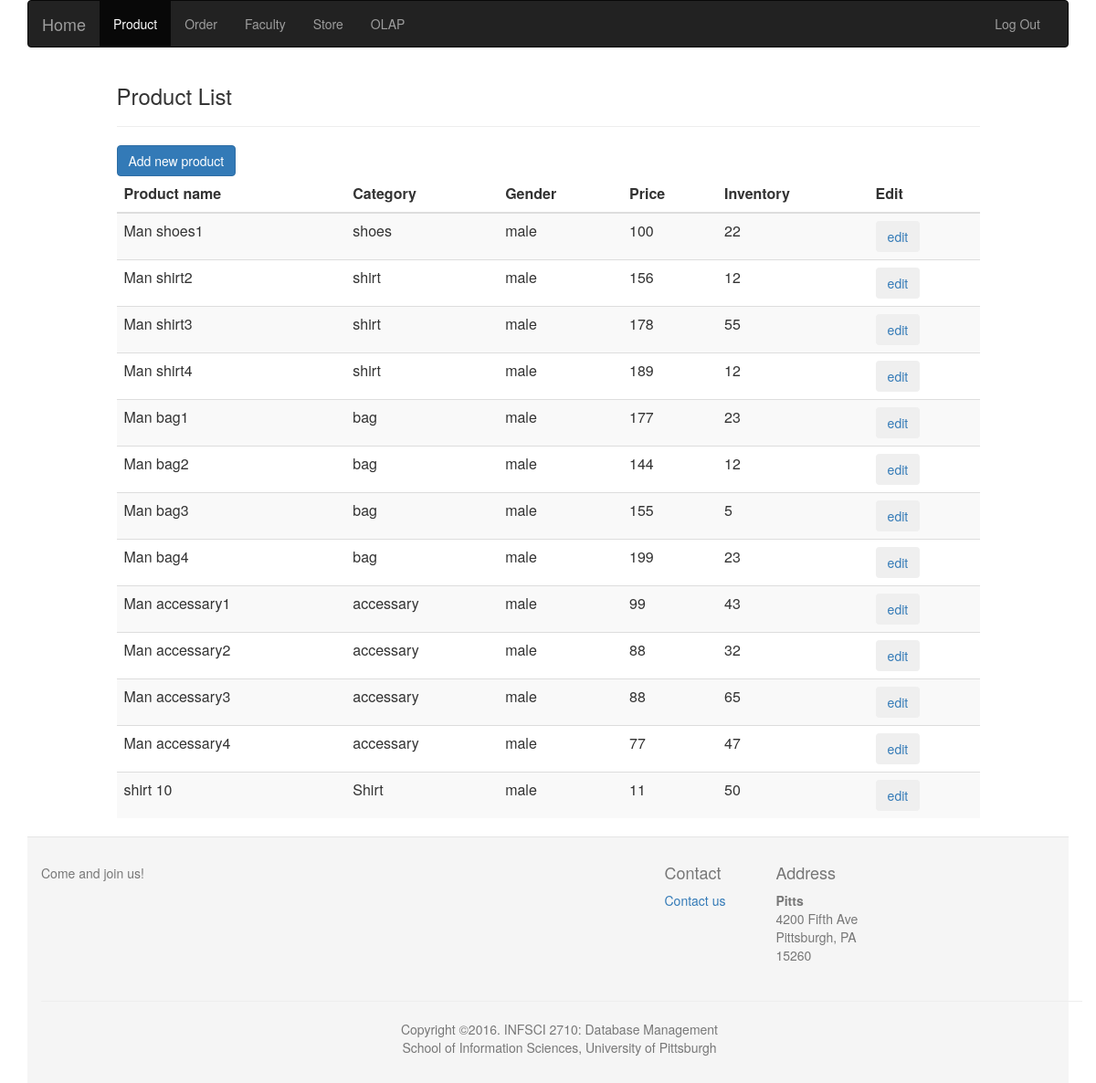
Screenshot of /Backstage_Mongo/Product.php (signed in) with the database file from the repository.
### tables this page shows
CREATE TABLE `product` (
  `ID_Product` int(11) NOT NULL,
  `product_name` varchar(40) DEFAULT NULL,
  `inventory` int(11) DEFAULT NULL,
  `price` float DEFAULT NULL,
  `kind` varchar(40) DEFAULT NULL,
  `gender` varchar(30) NOT NULL,
  `description` varchar(1000) DEFAULT NULL,
  `image` varchar(1000) DEFAULT NULL,
  `ID_Store` int(11) DEFAULT NULL
);

### Backstage_Mongo/Product_select.php (the view, shortened to what this page needs)
<?php
                   if(!isset($_SESSION['Mid'])) {$Mid = "";}else $Mid = $_SESSION['Mid'];
            $servername = "localhost";
            $username = "root";
            $password = "root";
            $dbname = "final";
            $conn = new mysqli($servername, $username, $password, $dbname);
            $sql2 = "SELECT * FROM Manager where ID_Manager = $Mid ";
            $result2 = $conn->query($sql2);
            while($row2 = $result2->fetch_assoc()) {
                $job = $row2["job_title"];
                $store = $row2["ID_Store"];
            }
            if ($job == "super"){
                $sql1 = "SELECT * FROM Product ";
            }else{
                $sql1 = "SELECT * FROM Product where ID_Store = $store ";
            }
            $result1 = $conn->query($sql1);
            while($row1 = $result1->fetch_assoc()) {
                $name = $row1["product_name"];
                $inventory = $row1["inventory"];
                $price = $row1["price"];
                $kind = $row1["kind"];
                $gender = $row1["gender"];
                $Pid = $row1["ID_Product"];
                echo "<tr>";
                echo "<td>".$name."</td>";
                echo "<td>".$kind."</td>";
                echo "<td>".$gender."</td>";
                echo "<td>".$price."</td>";
                echo "<td>".$inventory."</td>";
                echo "<td>";
                echo "<button type="."button"." class="."btn btn-default btn-link".">";
                echo "<a href="."editProduct.php?Pid=".$Pid."".">";
                echo "edit";
                echo "</a>";
                echo "</button>";
                echo "</td>";
                echo "</tr>";
            }
?>

### Backstage_Mongo/css/main.css (style rules this page uses)
html, body { height: 100%; }

### rows the page displays
product: product_name "Man shoes1", kind "shoes", gender "male", price "100", inventory "22"
product: product_name "Man shirt2", kind "shirt", gender "male", price "156", inventory "12"
product: product_name "Man shirt3", kind "shirt", gender "male", price "178", inventory "55"
product: product_name "Man shirt4", kind "shirt", gender "male", price "189", inventory "12"
product: product_name "Man bag1", kind "bag", gender "male", price "177", inventory "23"
product: product_name "Man bag2", kind "bag", gender "male", price "144", inventory "12"
product: product_name "Man bag3", kind "bag", gender "male", price "155", inventory "5"
product: product_name "Man bag4", kind "bag", gender "male", price "199", inventory "23"
product: product_name "Man accessary1", kind "accessary", gender "male", price "99", inventory "43"
product: product_name "Man accessary2", kind "accessary", gender "male", price "88", inventory "32"
product: product_name "Man accessary3", kind "accessary", gender "male", price "88", inventory "65"
product: product_name "Man accessary4", kind "accessary", gender "male", price "77", inventory "47"
product: product_name "shirt 10", kind "Shirt", gender "male", price "11", inventory "50"
